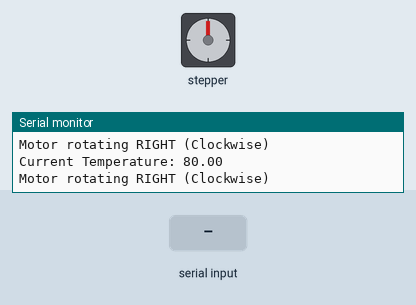
Bench run of a sketch on a simulated Arduino Uno, built with avr-gcc and run on an emulated ATmega328P. On the bench: stepper motor, the last lines printed to the serial monitor. Inputs (shaded band) come from the test bench. Stepper angles assume 4096 steps per turn.

Above: at 1.25 s.
1.3 s: "90,45\n" received over Serial
4.3 s: "30,150\n" received over Serial
7.3 s: "90\n" received over Serial
At 20.4 s:
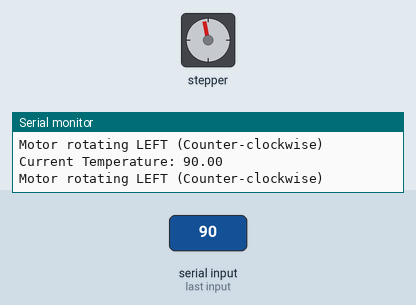
At 33.65 s:
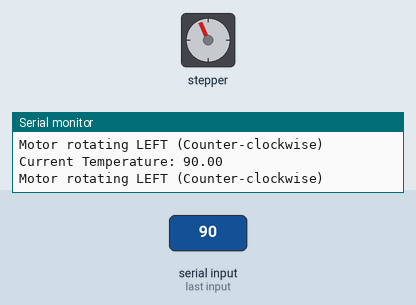
Timing chart, 0 to 33.8 s (numbered marks = the images above; inputs shaded):
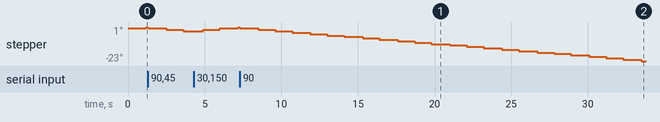

The sketch:

arduino_code.ino
```cpp
#include <AccelStepper.h>

#define IN1 18
#define IN2 19
#define IN3 21
#define IN4 22

AccelStepper stepper(AccelStepper::HALF4WIRE, IN1, IN3, IN2, IN4);

float manualTemperature = 80.0;
unsigned long lastMotorUpdate = 0;

void setup() {
    Serial.begin(115200);
    stepper.setMaxSpeed(1000);
    stepper.setAcceleration(100);
}

void loop() {
    unsigned long currentTime = millis();


    if (Serial.available() > 0) {                           // API check
        String inputString = Serial.readStringUntil('\n');  // Read input until newline
        inputString.trim();

        if (inputString.length() > 0) {
            manualTemperature = inputString.toFloat();  // float coversion

            Serial.print("Received Temperature: ");
            Serial.println(manualTemperature);
        }
    }

    if (currentTime - lastMotorUpdate >= 100) {                    // Update motor behavior every 100ms
        lastMotorUpdate = currentTime;

        Serial.print("Current Temperature: ");
        Serial.println(manualTemperature);

        if (manualTemperature < 85.0) {
            rotateMotor(1000);  // Rotate clockwise (RIGHT)
        } else if (manualTemperature < 105.0) {
            rotateMotor(-1000); // Rotate counter-clockwise (LEFT)
        } else {
            stopMotor();        // Stop motor
        }
    }
}

void rotateMotor(int speed) {
    stepper.setSpeed(speed);
    stepper.runSpeed();
    Serial.print("Motor rotating ");
    Serial.println(speed > 0 ? "RIGHT (Clockwise)" : "LEFT (Counter-clockwise)");
}

void stopMotor() {
    stepper.setSpeed(0);
    Serial.println("Motor STOPPED");
}
```
